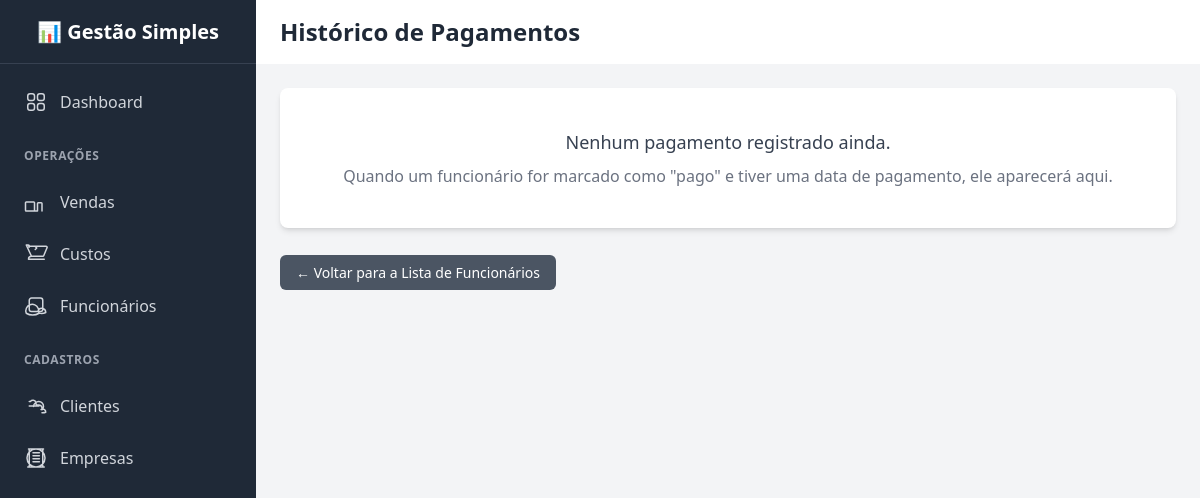
The page /funcionarios/historico-pagamentos/ on the database as committed earlier.
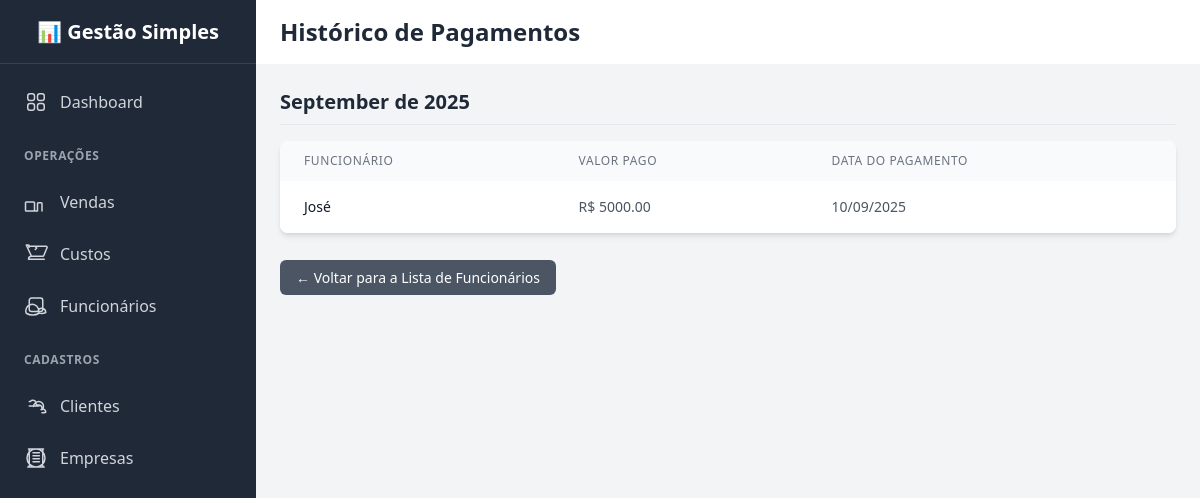
The same page on the database as committed later.
### core/models.py (models this page shows, shortened)
class Funcionario(models.Model):
    nome = models.CharField(max_length=200, verbose_name="Nome do Funcionário")
    salario = models.DecimalField(max_digits=10, decimal_places=2, verbose_name="Salário Mensal")
    pagamento_efetuado = models.BooleanField(default=False, verbose_name="Salário Pago no Mês?")
    data_pagamento = models.DateField(null=True, blank=True, verbose_name="Data de Pagamento")
    class Meta:
        verbose_name = "Funcionário"
        verbose_name_plural = "Funcionários"
        ordering = ['nome']

### core/views.py (the view)
# urls.py: path('funcionarios/historico-pagamentos/', HistoricoPagamentosView.as_view(), name='historico-pagamentos'),
class HistoricoPagamentosView(ListView):
    model = Funcionario
    template_name = 'core/historico_pagamentos.html'
    context_object_name = 'pagamentos'
    def get_queryset(self):
        return Funcionario.objects.filter(
            pagamento_efetuado=True,
            data_pagamento__isnull=False
        ).order_by('-data_pagamento')
    def get_context_data(self, **kwargs):
        context = super().get_context_data(**kwargs)
        pagamentos_agrupados = defaultdict(list)
        for funcionario in context['pagamentos']:
            chave_mes_ano = funcionario.data_pagamento.strftime('%B de %Y').capitalize()
            pagamentos_agrupados[chave_mes_ano].append(funcionario)
        context['pagamentos_agrupados'] = dict(pagamentos_agrupados)
        return context

### core/templates/core/historico_pagamentos.html (shortened to what this page needs)
{% extends "base.html" %}
{% load l10n %}
{% block header_title %}Histórico de Pagamentos{% endblock %}
{% block content %}
{% if pagamentos_agrupados %}
    {% for mes_ano, pagamentos_do_mes in pagamentos_agrupados.items %}
        <div class="mb-8">
            <h2 class="text-xl font-bold text-gray-800 pb-2 mb-4 border-b">{{ mes_ano }}</h2>
            <div class="bg-white shadow-md rounded-lg overflow-hidden">
                <table class="min-w-full">
                    <thead class="bg-gray-50">
                        <tr>
                            <th scope="col" class="px-6 py-3 text-left text-xs font-medium text-gray-500 uppercase tracking-wider">Funcionário</th>
                            <th scope="col" class="px-6 py-3 text-left text-xs font-medium text-gray-500 uppercase tracking-wider">Valor Pago</th>
                            <th scope="col" class="px-6 py-3 text-left text-xs font-medium text-gray-500 uppercase tracking-wider">Data do Pagamento</th>
                        </tr>
                    </thead>
                    <tbody class="bg-white divide-y divide-gray-200">
                        {% for funcionario in pagamentos_do_mes %}
                        <tr>
                            <td class="px-6 py-4 whitespace-nowrap text-sm font-medium text-gray-900">{{ funcionario.nome }}</td>
                            <td class="px-6 py-4 whitespace-nowrap text-sm text-gray-600">R$ {{ funcionario.salario|localize }}</td>
                            <td class="px-6 py-4 whitespace-nowrap text-sm text-gray-600">{{ funcionario.data_pagamento|date:"d/m/Y" }}</td>
                        </tr>
                        {% endfor %}
                    </tbody>
                </table>
            </div>
        </div>
    {% endfor %}
{% else %}
    <div class="bg-white p-10 rounded-lg shadow-md text-center">
        <h3 class="text-lg font-medium text-gray-700">Nenhum pagamento registrado ainda.</h3>
        <p class="text-gray-500 mt-2">Quando um funcionário for marcado como "pago" e tiver uma data de pagamento, ele aparecerá aqui.</p>
    </div>
{% endif %}
<div class="mt-8">
    <a href="{% url 'funcionario-list' %}" class="px-4 py-2 bg-gray-600 text-white text-sm font-medium rounded-md hover:bg-gray-700 transition-colors">
        &larr; Voltar para a Lista de Funcionários
    </a>
</div>
{% endblock %}

Rows that differ between the two databases and show on the page:
now on this page (row edited): Funcionario: mes_ano "September de 2025", nome "José", salario "5000.00", data_pagamento "10/09/2025"
Other text that changed with them:
text no longer shown: "Nenhum pagamento registrado ainda. Quando um funcionário for marcado como \"pago\" e tiver uma data de pagamento, ele aparecerá aqui."
